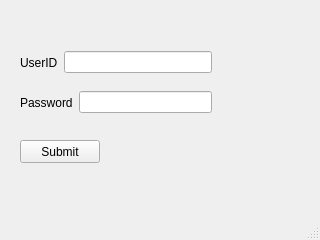
<?xml version="1.0" encoding="UTF-8"?>
<ui version="4.0">
 <class>signupwindow</class>
 <widget class="QMainWindow" name="signupwindow">
  <property name="geometry">
   <rect>
    <x>0</x>
    <y>0</y>
    <width>320</width>
    <height>240</height>
   </rect>
  </property>
  <property name="windowTitle">
   <string>MainWindow</string>
  </property>
  <widget class="QWidget" name="centralwidget">
   <widget class="QPushButton" name="submitdata">
    <property name="geometry">
     <rect>
      <x>20</x>
      <y>140</y>
      <width>80</width>
      <height>23</height>
     </rect>
    </property>
    <property name="text">
     <string>Submit</string>
    </property>
   </widget>
   <widget class="QWidget" name="">
    <property name="geometry">
     <rect>
      <x>20</x>
      <y>50</y>
      <width>192</width>
      <height>25</height>
     </rect>
    </property>
    <layout class="QHBoxLayout" name="horizontalLayout">
     <item>
      <widget class="QLabel" name="label_2">
       <property name="text">
        <string>UserID</string>
       </property>
      </widget>
     </item>
     <item>
      <widget class="QLineEdit" name="lineEdit_2_userid"/>
     </item>
    </layout>
   </widget>
   <widget class="QWidget" name="">
    <property name="geometry">
     <rect>
      <x>20</x>
      <y>90</y>
      <width>192</width>
      <height>25</height>
     </rect>
    </property>
    <layout class="QHBoxLayout" name="horizontalLayout_2">
     <item>
      <widget class="QLabel" name="label">
       <property name="text">
        <string>Password</string>
       </property>
      </widget>
     </item>
     <item>
      <widget class="QLineEdit" name="lineEdit_3_password"/>
     </item>
    </layout>
   </widget>
  </widget>
  <widget class="QMenuBar" name="menubar">
   <property name="geometry">
    <rect>
     <x>0</x>
     <y>0</y>
     <width>320</width>
     <height>20</height>
    </rect>
   </property>
  </widget>
  <widget class="QStatusBar" name="statusbar"/>
 </widget>
 <resources/>
 <connections/>
</ui>
